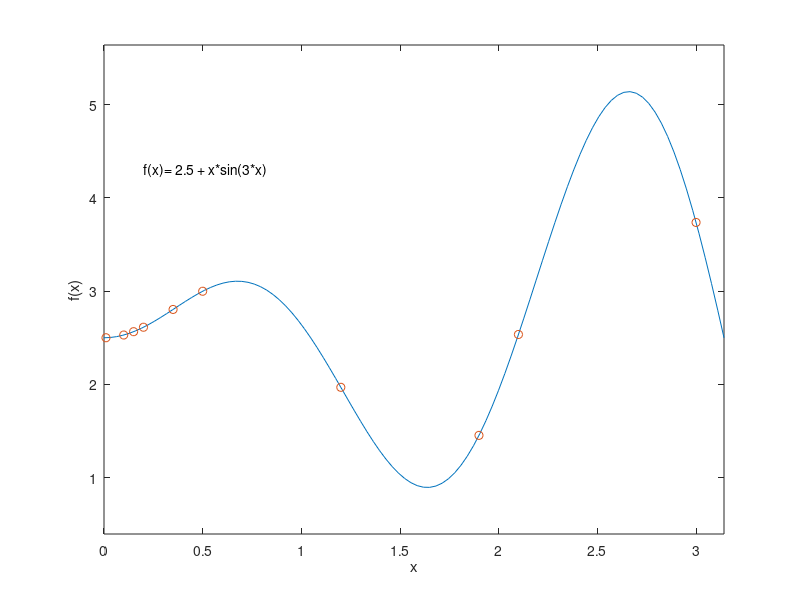

This chart was generated by the following MATLAB code: (Note: this script raises an error after producing the figure.)
%----------------------------------
% June 2010
% Sajad Saeedi
% University of New Brunswick (UNB)
% Fredericton, NB, Canada
% email: sajad.saeedi.g@gmail.com
% website: http://www.sajad-saeedi.ca/
% ----------------------------------
% Genetic Algorithms (GA)
%
% Description:
%
% This is a simple GA implementation. 
% It finds the maximum point of a single-input function. 
% Here this function is used: f(x) = 2.5 + x sin(3x)
%
% Simply press 'Run' or hit F5 to see the demo, or 
% type genetic_algorithm() in the command window and hit Enter.
%
% Change the parameters to tune the optimization.
%
% This code has been updated and tested in MATLAB R2016b
% ----------------------------------
function genetic_algorithm()
clear all;
close all;
clc;

%% Initialaization
Pc = 0.9;     % crossover probability
Pm = 0.01;    % mutation probability

rmin = 0;     % minimum range
rmax = pi;    % maximum range
precision = 3;
pop = [0.01, 0.1, 0.15, 0.2, 0.35, 0.5, 1.2, 1.9, 2.1, 3];  % initial poulation

%% plot
x = linspace(0,pi, 100);
y = x.*sin(3*x)+2.5;
plot(x, y);
RealMaxFit = max(y);
hold on; 

axis([0 pi min(y)-.5 max(y)+.5]);xlabel('x');ylabel('f(x)');
text(0.2,4.3,'f(x)= 2.5 + x*sin(3*x)')

plot(pop, pop.*sin(3*pop)+2.5, 'o');
hold on;
%% GA
[m c  cromosom_len] = initialize_ga(rmin, rmax, precision);
encoded_pop = encode(pop, precision, m, c, cromosom_len);

generation = 1;
accuracy_level = 0.001;
decoded_pop = [];

while (1)
    %get encoded data and decode them
    decoded_pop = decode(encoded_pop, precision, m, c);
    
    %calculates fit and probabilities
    [Fit SelProb CumProb sum] = calc_fit(decoded_pop);
    TotalFit(generation) = sum;
    
    %stop criterion
    [Flag generation] = evaluate(RealMaxFit, Fit, generation, -1, accuracy_level);
    if(Flag) break;end
    
    %selects new population and apply genetic operations 
    newpop = 0;    
    while (1)
        [dad mom]   = select(encoded_pop, CumProb);
        [kid1 kid2 mate] = crossover(dad, mom, Pc, cromosom_len);

        if mate == 1
            newpop = newpop+1;
            pop3{1,newpop} = kid1;
            newpop = newpop+1;
            pop3{1,newpop} = kid2;            
        else

        end
        
        if newpop == size(encoded_pop,2)
            break;
        end
    end        
  
    pop4 = mutation(pop3, Pm,  cromosom_len);

    %replace old population by new population
    encoded_pop = pop4;
end

%% plots
plot(decoded_pop, Fit, '*r', 'MarkerSize',10);
L = legend('Optimization Curve','Initial Population','Final Population');
L.Location = 'NorthWest';
title('Initial and Final Population')
str = strcat('Generations = ',num2str(generation));
text(.2,4.0,str);

fprintf('Final popultion is \n'); 
fprintf('%f \n', decoded_pop(:)); 
fprintf('Number of generations is %d\n\n', generation);

RealMax = RealMaxFit;
Fitness = Fit';

 figure;
 plot(TotalFit);
 xlabel('Generation');
 ylabel('Total Fitness');
 title('Total Fitness vs. Generation');